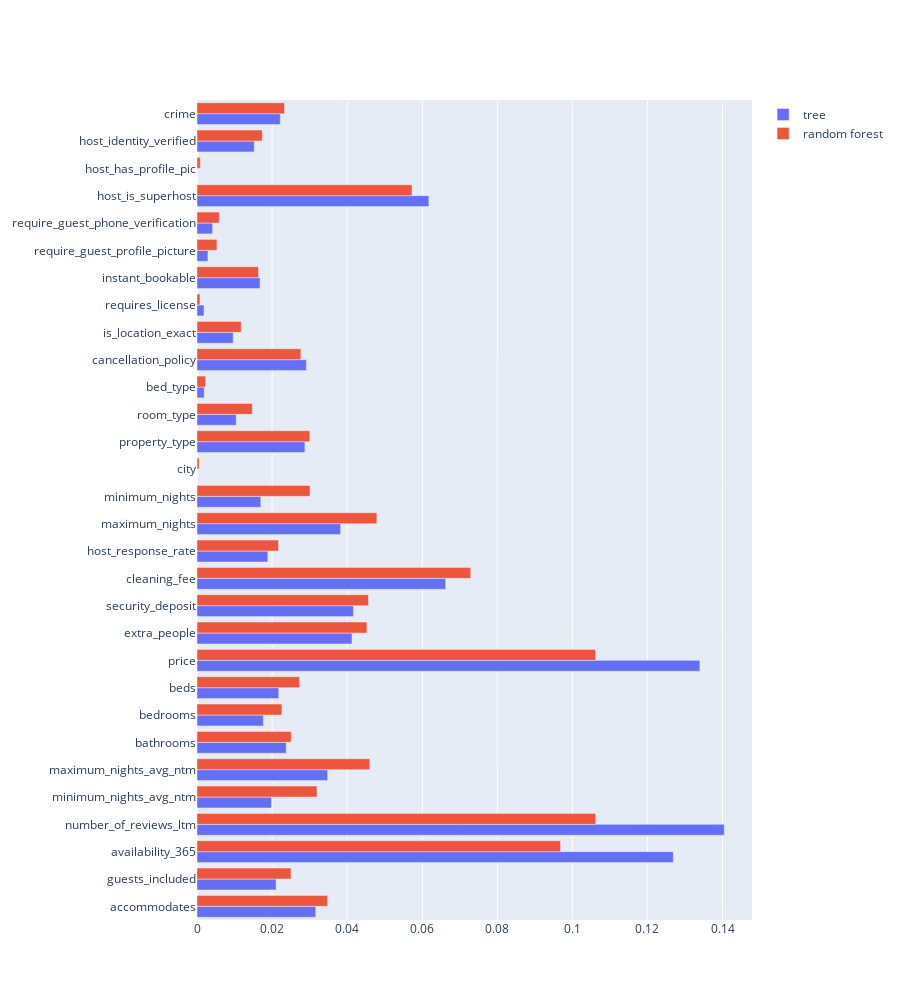

The cell this chart's notebook holds for it:
### Code cell
fig = go.Figure()

fig.add_trace(go.Bar(
    x = imp_tree,
    y = label,
    name = 'tree',
    orientation = 'h'
))

fig.add_trace(go.Bar(
    x = imp_rf,
    y = label,
    name = 'random forest',
    orientation = 'h'
))

fig.update_layout(
    #autosize = True,
    # width=500,
    height = 1000
)

fig.show()

### Figure 1 — Plotly figure (JSON) as saved in the notebook; plotly's stock layout.template omitted (floating-point values rounded to 4 significant figures)
{"data": [{"name": "tree", "orientation": "h", "type": "bar", "x": [0.03162, 0.02106, 0.1269, 0.1405, 0.01984, 0.0348, 0.02376, 0.01768, 0.02176, 0.134, 0.04129, 0.04168, 0.06623, 0.01887, 0.03825, 0.01699, 0, 0.02875, 0.01044, 0.00192, 0.02915, 0.009633, 0.001864, 0.0168, 0.002921, 0.004164, 0.06177, 0, 0.01525, 0.02218], "y": ["accommodates", "guests_included", "availability_365", "number_of_reviews_ltm", "minimum_nights_avg_ntm", "maximum_nights_avg_ntm", "bathrooms", "bedrooms", "beds", "price", "extra_people", "security_deposit", "cleaning_fee", "host_response_rate", "maximum_nights", "minimum_nights", "city", "property_type", "room_type", "bed_type", "cancellation_policy", "is_location_exact", "requires_license", "instant_bookable", "require_guest_profile_picture", "require_guest_phone_verification", "host_is_superhost", "host_has_profile_pic", "host_identity_verified", "crime"]}, {"name": "random forest", "orientation": "h", "type": "bar", "x": [0.03479, 0.02505, 0.09684, 0.1062, 0.03196, 0.04604, 0.02509, 0.02262, 0.02732, 0.1062, 0.04526, 0.04569, 0.07291, 0.0217, 0.04791, 0.0301, 0.0005574, 0.03002, 0.01475, 0.002268, 0.02768, 0.01177, 0.0007915, 0.0164, 0.005303, 0.005931, 0.05727, 0.000875, 0.01737, 0.02332], "y": ["accommodates", "guests_included", "availability_365", "number_of_reviews_ltm", "minimum_nights_avg_ntm", "maximum_nights_avg_ntm", "bathrooms", "bedrooms", "beds", "price", "extra_people", "security_deposit", "cleaning_fee", "host_response_rate", "maximum_nights", "minimum_nights", "city", "property_type", "room_type", "bed_type", "cancellation_policy", "is_location_exact", "requires_license", "instant_bookable", "require_guest_profile_picture", "require_guest_phone_verification", "host_is_superhost", "host_has_profile_pic", "host_identity_verified", "crime"]}], "layout": {"height": 1000}}
